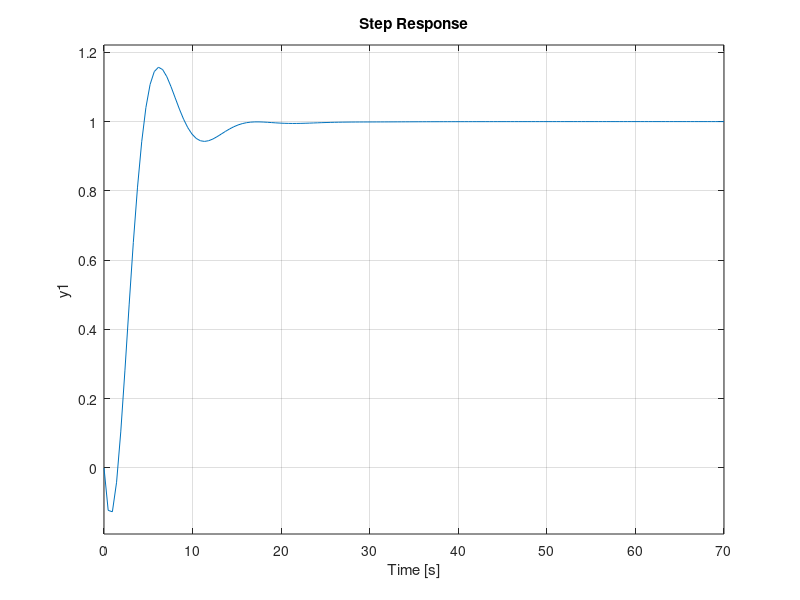
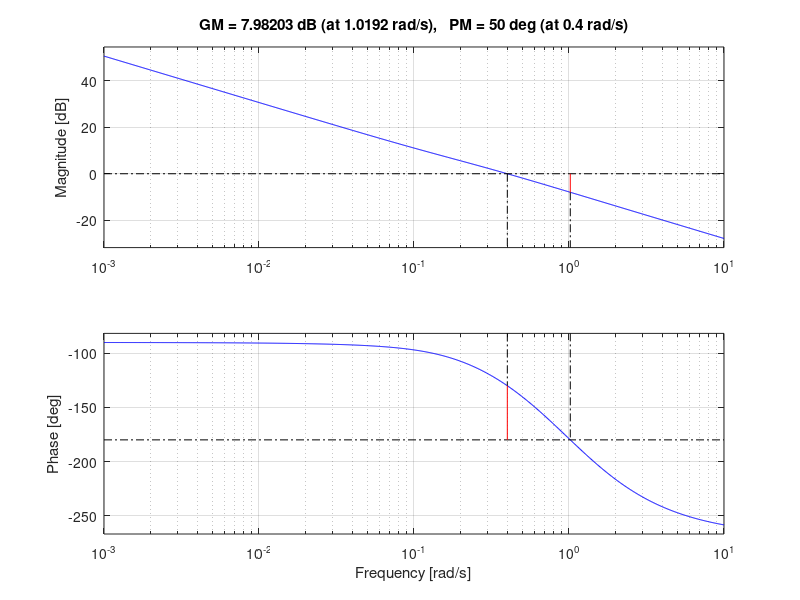

Write the MATLAB code that produced these figures, in order. (Note: this script raises an error after producing the figures.)
clear all
close all

s = tf('s');
G = 3*(-s + 1) / ( (5*s + 1)*(10*s + 1) );

omegaC = 0.4;
phi0 = 50;

% figure
% hold on

% bode(G)
% grid
% line('XData', [0.4 0.4], 'YData', [-1000 1000], 'LineStyle', '-.','LineWidth', 2, 'Color','black');

%--------------------
% Phase-lag action
%--------------------
gamma = 0;
Ti = 10;

Flag = (Ti*s+1)/(Ti*s+gamma);

%--------------------
% Phase-lead action
%--------------------

[m,p] = bode(G*Flag,omegaC);
p = p - 360;
[Gm,Pm,wp,wc] = margin(G*Flag);

phim = phi0 - (180+p);
a = (1 - sin(phim*pi/180))/(1 + sin(phim*pi/180));
T = 1 / (omegaC * sqrt(a));
K = sqrt(a)/m;

Flead = K*(1+T*s)/(1 + a*T*s);
% margin(F)
% margin(F*G);

Gc = G*Flag*Flead;

figure
hold on
step(G);
step(feedback(Gc,1));

figure
hold on
margin(G*Flag)
margin(Flag*Flead)
margin(Gc)

S = stepinfo(feedback(Gc,1));

figure
bode(feedback(Gc,1));
